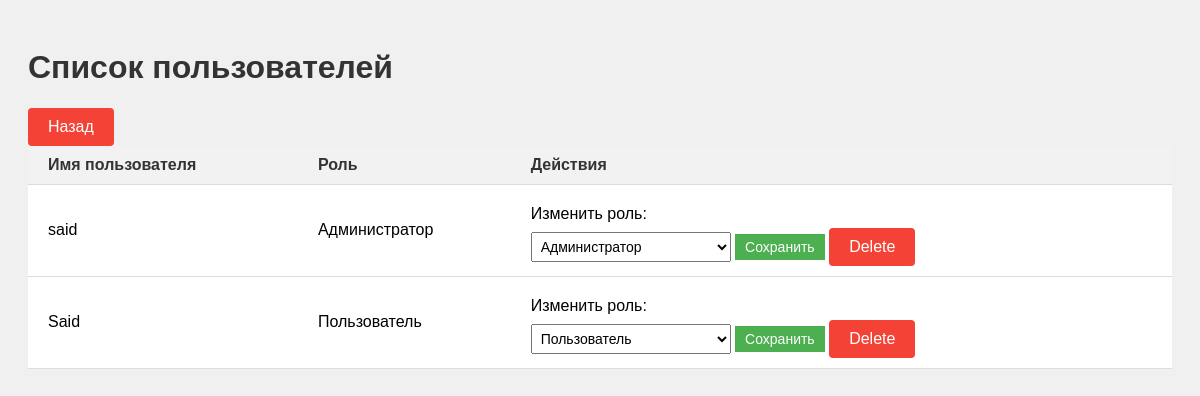
The page /work/admin/users/ (signed in) on the database its author committed.
### users/models.py (models this page shows, shortened)
class User(AbstractUser):
    date_of_birth = models.DateField('Date of Birth', null=True)
    role = models.ForeignKey(Role, on_delete=models.CASCADE, null=True)
    is_admin = models.BooleanField('Статус администратора', default=False)
    REQUIRED_FIELDS = []

class Role(models.Model):
    name = models.CharField('name',max_length=100)
    name_en = models.CharField('name_en',max_length=100,)

### users/views.py (the view)
# urls.py: path('admin/users/', AdminView.as_view(), name='admin_user_list'),
class AdminView(ListView):
    template_name = 'admin/user_list.html'
    model = User
    context_object_name = 'users'
    def get_queryset(self):
        return User.objects.select_related('role').all()
    def get_context_data(self, **kwargs):
        context = super().get_context_data(**kwargs)
        context['roles'] = Role.objects.all()
        return context
    def test_func(self):
        return self.request.user.is_authenticated and self.request.user.role.name_en == 'admin'
    def get(self, request, *args, **kwargs):
        if not self.test_func():
            raise Http404()
        return super().get(request, *args, **kwargs)

### templates/admin/user_list.html (shortened to what this page needs)
{% extends 'base.html' %}
{% load static %}
{% block style %}
    <link rel="stylesheet" href="{% static 'css/admin.css' %}">
{% endblock style %}
{% block content %}
    <h1>Список пользователей</h1>
    <table>
        <thead>
            <tr>
                <th>Имя пользователя</th>
                <th>Роль</th>
                <th>Действия</th>
            </tr>
        </thead>
        <tbody>
            {% for user in users %}
            <tr>
                <td>{{ user.username }}</td>
                <td>{{ user.role.name }}</td>
                <td>
                    <form action="{% url 'change_role' user.id %}" method="post">
                        <label for="id_role">Изменить роль:</label>
                        <select name="role" id="id_role">
                            {% for role in roles %}
                                <option value="{{ role.id }}" {% if user.role_id == role.id %}selected{% endif %}>{{ role.name }}</option>
                            {% endfor %}
                        </select>
                        <button type="submit">Сохранить</button>
                        <a href="{% url 'delete_user'  pk=user.pk %}" class="exit">Delete</a>
                    </form>
                </td>
            </tr>
            {% endfor %}
            <a href="{% url 'index' %}" class="exit">Назад</a>
        </tbody>
    </table>
{% endblock content %}

### static/css/admin.css (style rules this page uses)
table { width: 100%; border-collapse: collapse; margin-bottom: 20px; }
table th { background-color: #f2f2f2; color: #333; text-align: left; padding: 10px; }
table tbody tr:nth-child(even) { background-color: #f9f9f9; }
table td { padding: 10px; border-bottom: 1px solid #ddd; }
table th:first-child, table td:first-child { padding-left: 20px; }
table th:last-child, table td:last-child { padding-right: 20px; }
body { font-family: Arial, sans-serif; background-color: #f0f0f0; padding: 20px; }
h1 { color: #333; }
th, td { padding: 10px; text-align: left; border-bottom: 1px solid #ddd; }
th { background-color: #f2f2f2; color: #333; }
td { background-color: #fff; }
form { margin-top: 10px; }
label { display: block; margin-bottom: 5px; }
select { width: 200px; padding: 5px; font-size: 14px; }
button { padding: 5px 10px; background-color: #4CAF50; color: white; border: none; cursor: pointer; font-size: 14px; }
.exit { display: inline-block; padding: 10px 20px; background-color: #f44336; color: white; text-decoration: none; border: none; border-radius: 4px; cursor: pointer; transition: background-color 0.3s; }

### rows shown on the page
User: username "said", role.name "Администратор", role "Администратор"
User: username "Said", role.name "Пользователь", role "Пользователь"
